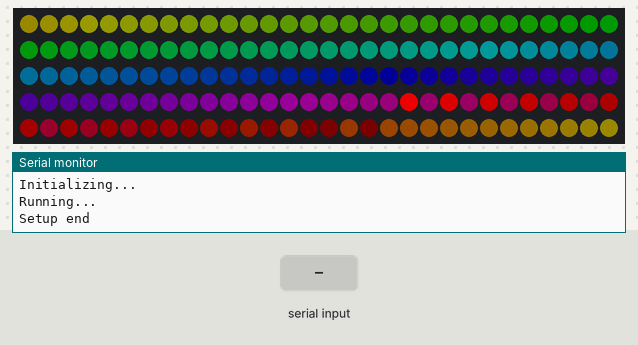
Recording of a sketch running on a simulated Arduino Uno, built with avr-gcc and run on an emulated ATmega328P. Parts: 150 RGB LEDs in strip order, left to right, continuing on the next row, the last lines printed to the serial monitor. The test bench sets the inputs (shaded band). Dim RGB values are drawn brighter than linear; random numbers use the default seed unless the sketch sets one.

Above: at 1.27 s.
1.3 s: "<q>" received over Serial
At 1.79 s:
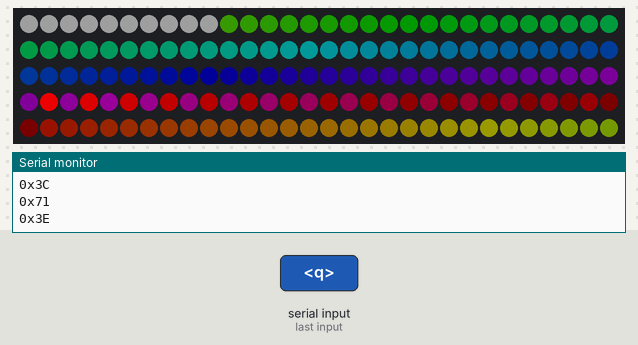
2.9 s: byte 111 ('o') received over Serial
At 3.02 s:
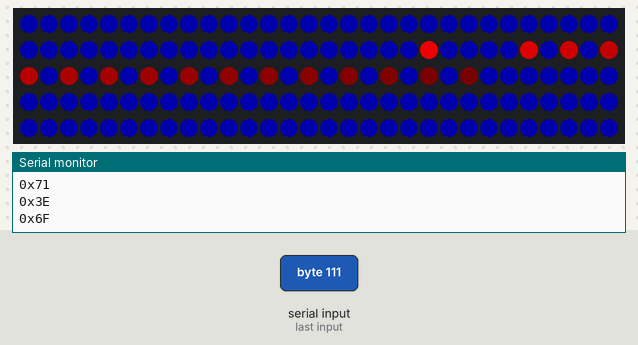
4.6 s: byte 43 ('+') received over Serial
At 4.78 s:
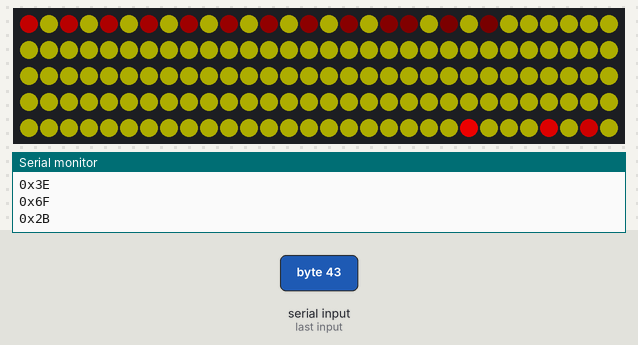
6.4 s: "r27\n" received over Serial
At 6.47 s:
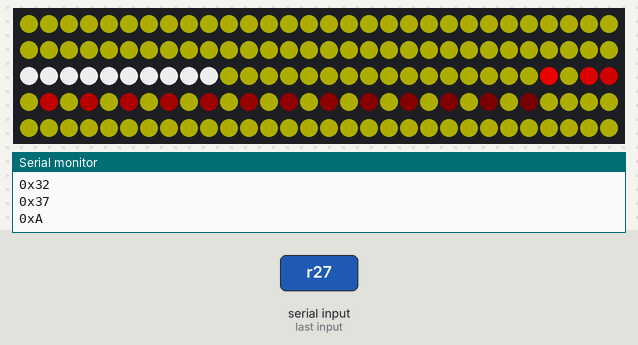
8.1 s: byte 105 ('i') received over Serial
At 8.23 s:
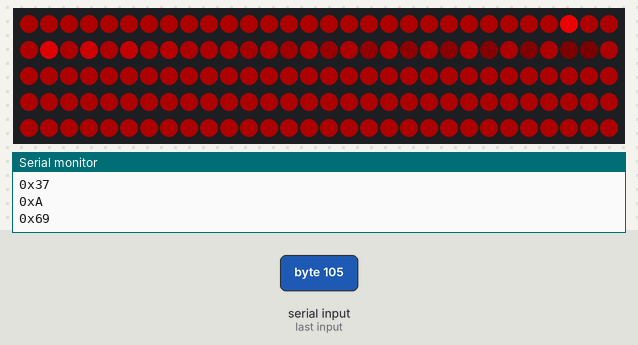
9.9 s: byte 112 ('p') received over Serial
At 10.05 s:
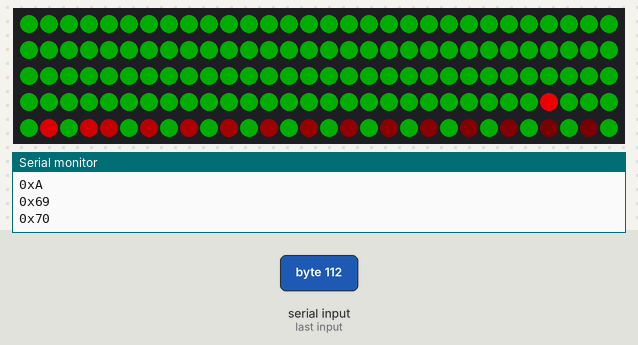

The sketch:

Lightorgan.ino
```cpp
// https://github.com/Makuna/NeoPixelBus/wiki/NeoPixelBus-object-API
// https://github.com/Makuna/NeoPixelBus/wiki/HslColor-object-API


#define DEBUG

#include <NeoPixelBus.h>

//const uint16_t PIXELCOUNT = 150; // this example assumes 4 pixels, making it smaller will cause a failure
#define PIXELCOUNT 150
const uint8_t PixelPin = 2;  // make sure to set this to the correct pin, ignored for Esp8266

NeoPixelBus<NeoRgbFeature, Neo800KbpsMethod> strip(PIXELCOUNT, PixelPin);

RgbColor bgbuf[PIXELCOUNT];
RgbColor fgbuf[PIXELCOUNT];

//float traveller_pos = 0;
uint16_t traveller_pos = 0;
uint16_t traveller_speed = 30;
uint8_t traveller_direction = 1;
uint8_t traveller = 1;
RgbColor traveller_color = RgbColor(255, 0, 0);

void setup() {
  Serial.begin(115200);
  while (!Serial); // wait for serial attach

  Serial.println();
  Serial.println("Initializing...");
  Serial.flush();


  // this resets all the neopixels to an off state
  strip.Begin();
  strip.Show();

  Serial.println();
  Serial.println("Running...");

  setRainbow(0.1);
  //showBuffer();

  Serial.println("Setup end");
}

void setRainbow(float brightness) {
  float b = brightness / 2.0;
  for (uint16_t i = 0; i < PIXELCOUNT; i++) {
    float n = ((float)i)/PIXELCOUNT;
    //strip.SetPixelColor(i, HslColor(n, 1.0, 0.5));
    bgbuf[i] = RgbColor(HslColor(n, 1.0, b));
  }
  //strip.Show();
}

void setColor(uint8_t R, uint8_t G, uint8_t B) {
  /*for (uint16_t i = 0; i < PIXELCOUNT; i++) {
    strip.SetPixelColor(i, RgbColor(R, G, B));
  }*/
  //strip.ClearTo(RgbColor(R, G, B));
  //strip.Show();
  for (uint16_t i = 0; i < PIXELCOUNT; i++) {
    HslColor c = RgbColor(R, B, G);
    if (c.L > 0.1) c.L = 0.1;
    bgbuf[i] = RgbColor(c);
    //bgbuf[i] = RgbColor(R, B, G);
  }
}

void setRandom() {
  for (uint16_t i = 0; i < PIXELCOUNT; i++) {
    float n = ((float)i)/PIXELCOUNT;
    //strip.SetPixelColor(i, HslColor(((float)random(256))/255.0, 1.0, 0.5));
    HslColor c = HslColor(((float)random(256))/255.0, 1.0, 0.5);
    bgbuf[i] = RgbColor(c);
  }
  //strip.Show();
}

void setBlock(uint8_t b) {
  uint16_t l = PIXELCOUNT / 14;
  uint16_t o = l * b;
  for (uint16_t i = 0; i < l; i++) {
    //strip.SetPixelColor(i + o, RgbColor(255, 255, 255));
    fgbuf[i+o] = RgbColor(255, 255, 255);
  }
}

/*void showBuffer() {
  for (uint16_t i = 0; i < PIXELCOUNT; i++) {
    strip.SetPixelColor(i, buf[i]);
  }
  strip.Show();
}*/

void fadeFgBuffer() {
  for (uint16_t i = 0; i < PIXELCOUNT; i++) {
    //if (buf[i] => 1) buf[i] = buf[i] - 1;
    HslColor c = fgbuf[i];
    //c.L = c.L / 1.5;
    c.L = c.L / 1.3;
    fgbuf[i] = RgbColor(c);
  }
}

void loop() {

  /*for (uint16_t i = 0; i < PIXELCOUNT; i++) {
    buf[i] = bgbuf[i];
  }*/

  while (Serial.available() > 0) {
    uint8_t c = Serial.read();
    Serial.print("0x"); Serial.println(c, HEX);
    setData(c);
  }

  //rotate bgbuf
  for (uint16_t i = 0; i < PIXELCOUNT-1; i++) {
    bgbuf[i] = bgbuf[i+1];
  }
  bgbuf[PIXELCOUNT-1] = bgbuf[0];

  if (traveller_direction == 0)
    traveller_pos = (millis() / traveller_speed) % PIXELCOUNT;
  else
    traveller_pos = (PIXELCOUNT-1) - ((millis() / traveller_speed) % PIXELCOUNT);
  if(traveller) fgbuf[traveller_pos] = traveller_color;
  //strip.RotateLeft(1);
  //strip.Show();
  fadeFgBuffer();

  for (uint16_t i = 0; i < PIXELCOUNT; i++) {
    uint8_t R = fgbuf[i].R;
    uint8_t G = fgbuf[i].G;
    uint8_t B = fgbuf[i].B;
    if (R < 2 && G < 2 && B < 2)
    //if (R+G+B < 7)
      strip.SetPixelColor(i, bgbuf[i]);
    else
      strip.SetPixelColor(i, fgbuf[i]);
  }

  strip.Show();
  //showBuffer();
  delay(10);

}

inline void setData(uint8_t c) {
  switch (c) {
    case 'i':
      setColor(255, 0, 0);
      break;
    case 'o':
      setColor(0, 255, 0);
      break;
    case 'p':
      setColor(0, 0, 255);
      break;
    case 0xE5: //'å':
      setColor(255, 255, 0);
      break;
    case 0xE4: //'ä':
      setColor(0, 255, 255);
      break;
    case '+':
      setColor(255, 0, 255);
      break;
    case 'l':
      setRainbow(1.0);
      break;
    case 0xF6: //'ö':
      setRandom();
      break;
    case '.':
      setColor(0, 0, 0);
      break;
    case 'q':
      setBlock(0);
      break;
    case 'a':
      setBlock(1);
      break;
    case 'w':
      setBlock(2);
      break;
    case 's':
      setBlock(3);
      break;
    case 'e':
      setBlock(4);
      break;
    case 'd':
      setBlock(5);
      break;
    case 'r':
      setBlock(6);
      break;
    case 'f':
      setBlock(7);
      break;
    case 't':
      setBlock(8);
      break;
    case 'g':
      setBlock(9);
      break;
    case 'y':
      setBlock(10);
      break;
    case 'h':
      setBlock(11);
      break;
    case 'u':
      setBlock(12);
      break;
    case 'j':
      setBlock(13);
      break;
    case '<':
      traveller_direction = 0;
      break;
    case '>':
      traveller_direction = 1;
      break;
    case 'z':
      traveller = 1;
      break;
    case 'x':
      traveller = 0;
      break;
    default:
      break;
  }
}
```

Source omitted: fast_hsv2rgb.c (18783 bytes)
